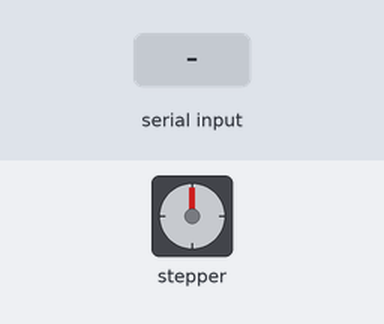
A sketch run on a simulated Arduino Uno, built with avr-gcc and run on an emulated ATmega328P. Parts: stepper motor. The test bench sets the inputs (shaded band). Stepper angles assume 4096 steps per turn; what the sketch prints to the serial monitor is not drawn.

Above: at 1.2 s.
1.3 s: "1" received over Serial
At 1.96 s:
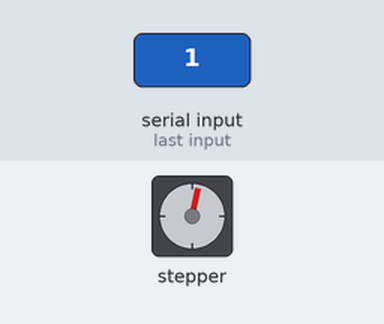
4.3 s: "2" received over Serial
7.3 s: "0" received over Serial
At 7.3 s:
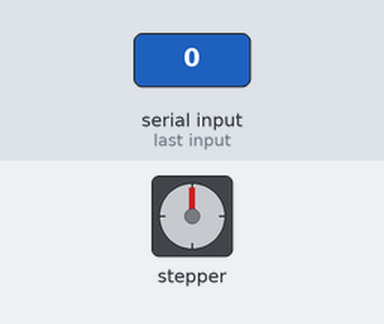
8.8 s: "2" received over Serial
At 9.65 s:
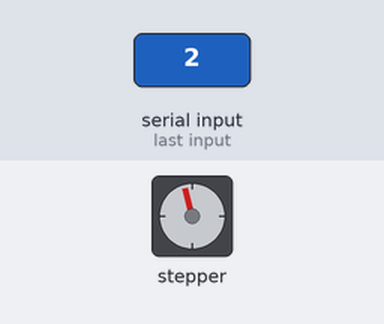
Timing chart, 0 to 24.1 s (numbered marks = the images above; inputs shaded):
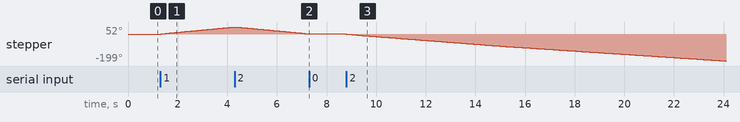

The sketch:

StepperController.ino
```cpp
#include <AccelStepper.h>

#define HALFSTEP 8

#define motorPin1 8
#define motorPin2 9
#define motorPin3 10
#define motorPin4 11

AccelStepper stepper(HALFSTEP, motorPin1, motorPin3, motorPin2, motorPin4);

enum state {STOPPED, FORWARD, BACKWARD};

state currentState = STOPPED;

byte value;

void setup() {
  Serial.begin(9600);
  stepper.setMaxSpeed(1000.0);
  stepper.setAcceleration(500.0);
  stepper.setCurrentPosition(0);
}

void loop() {
  if (Serial.available() > 0) {
    value = Serial.read();
    if (value == '1') {
      moveForward();
    }
    if (value == '2') {
      moveBackward();
    }
    if (value == '0') {
      stopMotor();
    }
  }

  if (currentState == FORWARD) {
    Serial.println(stepper.currentPosition());
    stepper.runSpeed();
  }
  else if (currentState == BACKWARD) {
    Serial.println(stepper.currentPosition());
    stepper.runSpeed();
  }
}

void moveForward() {
  Serial.println("Motor is moving forward...");
  stepper.setSpeed(500);
  currentState = FORWARD;
}

void moveBackward() {
  Serial.println("Motor is moving backward...");
  stepper.setSpeed(-500);
  currentState = BACKWARD;
}

void stopMotor() {
  Serial.println("Motor has stopped.");
  currentState = STOPPED;
}
```

Measured:
- after the input at 1.3 s, stepper: keeps turning clockwise at about 18°/s, starting at once
- after the input at 7.3 s, stepper: stops changing and stays 1°
- after the input at 8.8 s, stepper: keeps turning counter-clockwise at about 13°/s, starting at once
